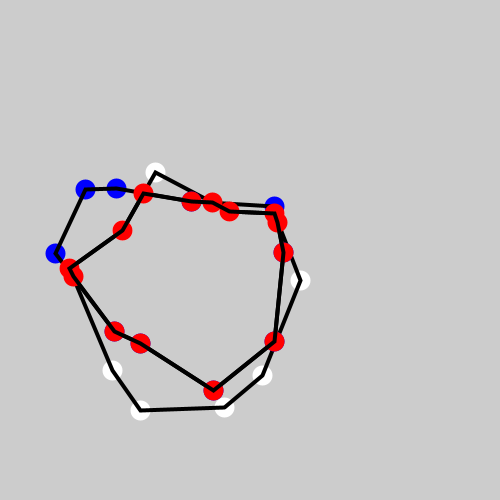
Frame 1 (no input)
Frame 60 (the mouse pressed at the canvas centre just before this capture): identical to frame 1, image omitted
Frame 120 (the mouse held since frame 60 and released just before this capture): identical to frame 1, image omitted

The Processing sketch that drew this single still picture (run headless with seeded random() and noise(); from frame 60 on, the mouse is pressed at the canvas centre):

// Processing sketch: GrainerHormannClipping
// ── GrainerHormannClipping.pde
//based on this site https://github.com/Habrador/Computational-geometry

float r;

Polygon polyA;
Polygon polyB;
PolygonClippingController polygonClipping;

void setup(){
  size(500, 500);
  polyA = new Polygon(width/5, 10, new PVector(width/2, height/2).add(PVector.random2D().mult(width/6)));
  polyB = new Polygon(width/5, 10, new PVector(width/2, height/2).add(PVector.random2D().mult(width/6)));
  polygonClipping = new PolygonClippingController(polyA, polyB);
  noFill();
  polygonClipping.show();
}

void draw(){
  
}
// ── AABB.pde
//Axis-Aligned-Bounding-Box, which is a rectangle in 2d space aligned along the x and y axis
class AABB2
{
    public float minX;
    public float maxX;
    public float minY;
    public float maxY;


    //We know the min and max values
    public AABB2(float minX, float maxX, float minY, float maxY)
    {
        this.minX = minX;
        this.maxX = maxX;
        this.minY = minY;
        this.maxY = maxY;
    }


    //We have a list with points and want to find the min and max values
    public AABB2(ArrayList<PVector> points)
    {
        PVector p1 = points.get(0);

        float minX = p1.x;
        float maxX = p1.x;
        float minY = p1.y;
        float maxY = p1.y;

        for (int i = 1; i < points.size(); i++)
        {
            PVector p = points.get(i);

            if (p.x < minX)
            {
                minX = p.x;
            }
            else if (p.x > maxX)
            {
                maxX = p.x;
            }

            if (p.y < minY)
            {
                minY = p.y;
            }
            else if (p.y > maxY)
            {
                maxY = p.y;
            }
        }

        this.minX = minX;
        this.maxX = maxX;
        this.minY = minY;
        this.maxY = maxY;
    }
}
// ── Extends.pde
void point(PVector p, color col){
  stroke(col);
  strokeWeight(20);
  point(p.x, p.y);
  strokeWeight(4);
  stroke(0);
}
// ── GreinerHormann.pde
//Can do booleanean operations on all types polygons
//From the report "Efficient clipping of arbitrary polygons"
//Assumes there are no degeneracies (each vertex of one polygon does not lie on an edge of the other polygon)
public static class GreinerHormann
{
    public static ArrayList<ArrayList<PVector>> ClipPolygons(ArrayList<PVector> polyVector2, ArrayList<PVector> clipPolyVector2, BooleanOperation booleanOperation)
    {
        ArrayList<ArrayList<PVector>> finalPoly = new ArrayList<ArrayList<PVector>>();



        //Step 0. Create the data structure needed
        ArrayList<ClipVertex> poly = InitDataStructure(polyVector2);

        ArrayList<ClipVertex> clipPoly = InitDataStructure(clipPolyVector2);



        //Step 1. Find intersection points
        //Need to test if we have found an intersection point, 
        //if none is found, the polygons dont intersect, or one polygon is inside the other
        boolean hasFoundIntersection = false;

        for (int i = 0; i < poly.size(); i++)
        {
            ClipVertex currentVertex = poly.get(i);

            //Important to use iPlusOne because poly.next may change
            int iPlusOne = MathUtility.ClampListIndex(i + 1, poly.size());

            PVector a = poly.get(i).coordinate;

            PVector b = poly.get(iPlusOne).coordinate;

            //Gizmos.DrawWireSphere(poly.get(i).coordinate, 0.02f);
            //Gizmos.DrawWireSphere(poly.get(i).next.coordinate, 0.02f);

            for (int j = 0; j < clipPoly.size(); j++)
            {
                int jPlusOne = MathUtility.ClampListIndex(j + 1, clipPoly.size());

                PVector c = clipPoly.get(j).coordinate;

                PVector d = clipPoly.get(jPlusOne).coordinate;

                //Are these lines intersecting?
                if (_Intersections.LineLine(a, b, c, d, true))
                {
                    hasFoundIntersection = true;

                    PVector intersectionPoint2D = _Intersections.GetLineLineIntersectionPoint(a, b, c, d);

                    //Vector3 intersectionPoint = new Vector3(intersectionPoint2D.x, 0f, intersectionPoint2D.y);

                    //Gizmos.color = Color.red;

                    //Gizmos.DrawWireSphere(intersectionPoint, 0.04f);

                    //We need to insert this intersection vertex into both polygons
                    //Insert into the polygon
                    ClipVertex vertexOnPolygon = InsertIntersectionVertex(a, b, intersectionPoint2D, currentVertex);

                    //Insert into the clip polygon
                    ClipVertex vertexOnClipPolygon = InsertIntersectionVertex(c, d, intersectionPoint2D, clipPoly.get(j));

                    //Also connect the intersection vertices with each other
                    vertexOnPolygon.neighbor = vertexOnClipPolygon;

                    vertexOnClipPolygon.neighbor = vertexOnPolygon;
                }
            }
        }


        //Debug in which order the vertices are in the linked ArrayList
        //InWhichOrderAreVerticesAdded(poly);

        //InWhichOrderAreVerticesAdded(clipPoly);



        //If the polygons are intersecting
        if (hasFoundIntersection)
        {
            //Step 2. Trace each polygon and mark entry and exit points to the other polygon's interior
            MarkEntryExit(poly, clipPolyVector2);

            MarkEntryExit(clipPoly, polyVector2);
            
            //Step 3. Create the desired clipped polygon
            if (booleanOperation == booleanOperation.Intersection)
            {
                //Where the two polygons intersect
                ArrayList<ClipVertex> intersectionVertices = GetClippedPolygon(poly, true);

                //println(intersectionVertices.size());

                AddPolygonToList(intersectionVertices, finalPoly, false);

                //println();
            }
            else if (booleanOperation == booleanOperation.Difference)
            {
                //Whats outside of the polygon that doesnt intersect
                ArrayList<ClipVertex> outsidePolyVertices = GetClippedPolygon(poly, false);

                AddPolygonToList(outsidePolyVertices, finalPoly, true);
            }
            else if (booleanOperation == booleanOperation.ExclusiveOr)
            {
                //Whats outside of the polygon that doesnt intersect
                ArrayList<ClipVertex> outsidePolyVertices = GetClippedPolygon(poly, false);

                AddPolygonToList(outsidePolyVertices, finalPoly, true);

                //Whats outside of the polygon that doesnt intersect
                ArrayList<ClipVertex> outsideClipPolyVertices = GetClippedPolygon(clipPoly, false);

                AddPolygonToList(outsideClipPolyVertices, finalPoly, true);
            }
            else if (booleanOperation == booleanOperation.Union)
            {
                //Where the two polygons intersect
                ArrayList<ClipVertex> intersectionVertices = GetClippedPolygon(poly, true);

                AddPolygonToList(intersectionVertices, finalPoly, false);

                //Whats outside of the polygon that doesnt intersect
                ArrayList<ClipVertex> outsidePolyVertices = GetClippedPolygon(poly, false);

                AddPolygonToList(outsidePolyVertices, finalPoly, true);

                //Whats outside of the polygon that doesnt intersect
                ArrayList<ClipVertex> outsideClipPolyVertices = GetClippedPolygon(clipPoly, false);

                AddPolygonToList(outsideClipPolyVertices, finalPoly, true);
            }

            //Where the two polygons intersect
            //ArrayList<ClipVertex> intersectionVertices = GetClippedPolygon(poly, true);
            //Whats outside of the polygon that doesnt intersect
            //These will be in clockwise order so remember to change to counter clockwise
            //ArrayList<ClipVertex> outsidePolyVertices = GetClippedPolygon(poly, false);
            //ArrayList<ClipVertex> outsideClipPolyVertices = GetClippedPolygon(clipPoly, false);
        }
        //Check if one polygon is inside the other
        else
        {
            //Is the polygon inside the clip polygon?
            //Depending on the type of booleanean operation, we might get a hole
            if (IsPolygonInsidePolygon(polyVector2, clipPolyVector2))
            {
                println("Poly is inside clip poly");
            }
            else if (IsPolygonInsidePolygon(clipPolyVector2, polyVector2))
            {
                println("Clip poly is inside poly");
            }
            else
            {
                println("Polygons are not intersecting");
            }
        }

        return finalPoly;
    }



    //We may end up with several polygons, so this will split the connected ArrayList into one ArrayList per polygon
    private static void AddPolygonToList(ArrayList<ClipVertex> verticesToAdd, ArrayList<ArrayList<PVector>> finalPoly, boolean shouldReverse)
    {
        ArrayList<PVector> thispolyList = new ArrayList<PVector>();

        finalPoly.add(thispolyList);

        for (int i = 0; i < verticesToAdd.size(); i++)
        {
            ClipVertex v = verticesToAdd.get(i);

            thispolyList.add(v.coordinate);

            //Have we found a new polygon?
            if (v.nextPoly != null)
            {
                //If we are finding the !intersection, the vertices will be clockwise
                //so we should reverse the ArrayList to make it easier to triangulate
                if (shouldReverse)
                {
                    thispolyList = reverse(thispolyList);
                }

                thispolyList = new ArrayList<PVector>();

                finalPoly.add(thispolyList);

                //println("test");
            }

            //println(v.nextPoly);
        }

        //Reverse the last ArrayList added
        if (shouldReverse)
        {
            finalPoly.set(finalPoly.size() - 1, reverse(finalPoly.get(finalPoly.size() - 1)));
        }
    }



    //Get the clipped polygons: either the intersection or the !intersection
    //We might end up with more than one polygon and they are connected via clipvertex nextpoly
    //To get the intersection, we should
    //Traverese the polygon until an intersection is encountered. Add this intersection to the clipped polygon. 
    //Traversal direction is determined by the entry/exit boolean. 
    // - If the intersection is an entry, move forward along the current polygon 
    // - If the intersection is an exit, then change polygon, proceed in the backward direction of the other polygon 
    // - Change polygon if a new intersection is found
    //If we want to the !intersection, we just travel in the reverse direction from the first intersection vertex
    private static ArrayList<ClipVertex> GetClippedPolygon(ArrayList<ClipVertex> poly, boolean getIntersectionPolygon)
    {
        ArrayList<ClipVertex> finalPolygon = new ArrayList<ClipVertex>();


        //First we have to reset in case we are repeating this method several times depending on the type of booleanean operation
        ResetVertices(poly);


        //Find the first intersection point which is always where we start
        ClipVertex thisVertex = FindFirstEntryVertex(poly);

        //Save this so we know when to stop the algortihm
        ClipVertex firstVertex = thisVertex;

        finalPolygon.add(thisVertex);

        thisVertex.isTakenByFinalPolygon = true;
        thisVertex.neighbor.isTakenByFinalPolygon = true;

        //These rows is the only part thats different if we want to get the intersection or the !intersection
        //Are needed once again if there are more than one polygon
        boolean isMovingForward = getIntersectionPolygon ? true : false;

        thisVertex = getIntersectionPolygon ? thisVertex.next : thisVertex.prev;

        int safety = 0;

        while (true)
        {
            if (thisVertex == firstVertex || (thisVertex.neighbor != null && thisVertex.neighbor == firstVertex))
            {
                //println("Found a polygon with: " + finalPolygon.size() + " vertices");

                //println("Intersection vertices: " + intersectionVertices.size());

                //Try to find the next intersection point in case we end up with more than one polygon 
                ClipVertex nextVertex = FindFirstEntryVertex(poly);

                //Stop if we are out of intersection vertices
                if (nextVertex == null)
                {
                    //println("No more polygons can be found");

                    break;
                }
                //Find an entry vertex and start over with another polygon
                else
                {
                    //println("Find another polygon");

                    //println(thisVertex.nextPoly);

                    //Need to connect the polygons
                    finalPolygon.get(finalPolygon.size() - 1).nextPoly = nextVertex;


                    //Change to a new polygon
                    thisVertex = nextVertex;

                    firstVertex = nextVertex;

                    finalPolygon.add(thisVertex);

                    thisVertex.isTakenByFinalPolygon = true;
                    thisVertex.neighbor.isTakenByFinalPolygon = true;

                    //Do we want to get the intersection or the !intersection
                    isMovingForward = getIntersectionPolygon ? true : false;

                    thisVertex = getIntersectionPolygon ? thisVertex.next : thisVertex.prev;
                }
            }


            //If this is not an intersection, then just add it
            if (!thisVertex.isIntersection)
            {
                finalPolygon.add(thisVertex);

                //And move in the direction we are moving
                thisVertex = isMovingForward ? thisVertex.next : thisVertex.prev;
            }
            else
            {
                thisVertex.isTakenByFinalPolygon = true;
                thisVertex.neighbor.isTakenByFinalPolygon = true;

                //Jump to the other polygon
                thisVertex = thisVertex.neighbor;

                finalPolygon.add(thisVertex);

                //Move forward/ back depending on if this is an entry / exit vertex and if we want to find the intersection or not
                if (getIntersectionPolygon)
                {
                    isMovingForward = thisVertex.isEntry ? true : false;

                    thisVertex = thisVertex.isEntry ? thisVertex.next : thisVertex.prev;
                }
                else
                {
                    isMovingForward = !isMovingForward;

                    thisVertex = isMovingForward ? thisVertex.next : thisVertex.prev;
                }
            }

            safety += 1;

            if (safety > 100000)
            {
                println("Endless loop when creating clipped polygon");

                //println(isMovingForward);

                break;
            }
        }


        //Debug
        //float size = 0.02f;

        //for (int i = 0; i < finalPolygon.size(); i++)
        //{
        //    int iMinusOne = MathUtility.ClampListIndex(i - 1, finalPolygon.size());

        //    Vector3 v1 = new Vector3(finalPolygon.get(i).coordinate.x, 0f, finalPolygon.get(i).coordinate.y);

        //    Vector3 v2 = new Vector3(finalPolygon[iMinusOne].coordinate.x, 0f, finalPolygon[iMinusOne].coordinate.y);

        //    Gizmos.color = Color.white;

        //    Gizmos.DrawWireSphere(v1, size);

        //    Gizmos.DrawLine(v1, v2);

        //    size += 0.005f;
        //}

        //println(finalPolygon.size());

        return finalPolygon;
    }



    //Reset vertices before we find the final polygon(s)
    private static void ResetVertices(ArrayList<ClipVertex> poly)
    {
        ClipVertex resetVertex = poly.get(0);

        int safety = 0;

        while (true)
        {
            //Reset
            resetVertex.isTakenByFinalPolygon = false;
            resetVertex.nextPoly = null;

            //Dont forget to reset the neighbor
            if (resetVertex.isIntersection)
            {
                resetVertex.neighbor.isTakenByFinalPolygon = false;
            }

            resetVertex = resetVertex.next;

            //All vertices are reset
            if (resetVertex == poly.get(0))
            {
                break;
            }

            safety += 1;

            if (safety > 100000)
            {
                println("Endless loop in reset vertices");

                break;
            }
        }
    }



    //Is a polygon One inside polygon Two?
    private static boolean IsPolygonInsidePolygon(ArrayList<PVector> polyOne, ArrayList<PVector> polyTwo)
    {
        boolean isInside = false;

        for (int i = 0; i < polyOne.size(); i++)
        {
            if (_Intersections.PointPolygon(polyTwo, polyOne.get(i)))
            {
                //Is inside if at least one point is inside the polygon. We run this method after we have tested
                //if the polygons are intersecting
                isInside = true;

                break;
            }
        }

        return isInside;
    }



    //Find the the first entry vertex in a polygon
    private static ClipVertex FindFirstEntryVertex(ArrayList<ClipVertex> poly)
    {
        ClipVertex thisVertex = poly.get(0);

        ClipVertex firstVertex = thisVertex;

        int safety = 0;

        while (true)
        {
            //Is this an available entry vertex?
            if (thisVertex.isIntersection && thisVertex.isEntry && !thisVertex.isTakenByFinalPolygon)
            {
                //We have found the first vertex
                break;
            }

            thisVertex = thisVertex.next;

            //We have travelled the entire polygon without finding an available entry vertex
            if (thisVertex == firstVertex)
            {
                thisVertex = null;

                break;
            }

            safety += 1;

            if (safety > 100000)
            {
                println("Endless loop in find first entry vertex");

                break;
            }
        }

        return thisVertex;
    }



    //Create the data structure needed
    private static ArrayList<ClipVertex> InitDataStructure(ArrayList<PVector> polyVector)
    {
        ArrayList<ClipVertex> poly = new ArrayList<ClipVertex>();

        for (int i = 0; i < polyVector.size(); i++)
        {PVector p = polyVector.get(i);
            poly.add(new ClipVertex(p));
        }

        //Connect the vertices
        for (int i = 0; i < poly.size(); i++)
        {
            int iPlusOne = MathUtility.ClampListIndex(i + 1, poly.size());
            int iMinusOne = MathUtility.ClampListIndex(i - 1, poly.size());

            poly.get(i).next = poly.get(iPlusOne);
            poly.get(i).prev = poly.get(iMinusOne);
        }

        return poly;
    }



    //Insert intersection vertex
    private static ClipVertex InsertIntersectionVertex(PVector a, PVector b, PVector intersectionPoint, ClipVertex currentVertex)
    {
        //Calculate alpha which is how far the intersection coordinate is between a and b
        //so we can insert this vertex at the correct position
        //pos = start + dir * alpha
        float alpha = pow(PVector.sub(a, intersectionPoint).mag(), 2) / pow(PVector.sub(a, b).mag(), 2);

        //println(alpha);

        //Create a new vertex
        ClipVertex intersectionVertex = new ClipVertex(intersectionPoint);

        intersectionVertex.isIntersection = true;
        intersectionVertex.alpha = alpha;

        //Now we need to insert this intersection point somewhere after currentVertex
        ClipVertex insertAfterThisVertex = currentVertex;

        int safety = 0;

        while (true)
        {
            //If the next vertex is an intersectionvertex with a higher alpha 
            //or if the next vertex is not an intersectionvertex, we cant improve, so break
            if (insertAfterThisVertex.next.alpha > alpha || !insertAfterThisVertex.next.isIntersection)
            {
                break;
            }

            insertAfterThisVertex = insertAfterThisVertex.next;

            safety += 1;

            if (safety > 100000)
            {
                println("Stuck in loop in insert intersection vertices");

                break;
            }
        }

        //Connect the vertex to the surrounding vertices
        intersectionVertex.next = insertAfterThisVertex.next;

        intersectionVertex.prev = insertAfterThisVertex;

        insertAfterThisVertex.next.prev = intersectionVertex;

        insertAfterThisVertex.next = intersectionVertex;

        return intersectionVertex;
    }



    //Mark entry exit points
    private static void MarkEntryExit(ArrayList<ClipVertex> poly, ArrayList<PVector> clipPolyVector)
    {
        //First see if the first vertex starts inside or outside (we can use the original ArrayList)
        boolean isInside = _Intersections.PointPolygon(clipPolyVector, poly.get(0).coordinate);

        //println(isInside);

        ClipVertex currentVertex = poly.get(0);

        ClipVertex firstVertex = currentVertex;

        int safety = 0;

        while (true)
        {
            if (currentVertex.isIntersection)
            {
                //If we were outside, this is an entry
                currentVertex.isEntry = isInside ? false : true;

                //Now we know we are either inside or outside
                isInside = !isInside;
            }

            currentVertex = currentVertex.next;

            //We have travelled around the entire polygon
            if (currentVertex == firstVertex)
            {
                break;
            }

            safety += 1;

            if (safety > 100000)
            {
                println("Endless loop in mark entry exit");

                break;
            }
        }
    }

    private static void InWhichOrderAreVerticesAdded(ArrayList<ClipVertex> polyList)
    {
        ClipVertex thisVertex = polyList.get(0);

        float size = 0.01f;

        int safety = 0;

        while (true)
        {

            //Gizmos.DrawWireSphere(new Vector3(thisVertex.coordinate.x, 0f, thisVertex.coordinate.y), size);

            size += 0.01f;

            thisVertex = thisVertex.next;

            //We are back at the first vertex
            if (thisVertex == polyList.get(0))
            {
                break;
            }

            safety += 1;

            if (safety > 100000)
            {
                println("Endless loop in debug in which orders are vertices added");

                break;
            }
        }
    }
    
    public static ArrayList<PVector> reverse(ArrayList<PVector> target){
      ArrayList<PVector> result = new ArrayList<PVector>();
      for(int i = 0; i < target.size(); i++){
        result.add(target.get(target.size()-i-1));
      }
      return result;
    }
}
// ── Intersection.pde
//Help enum, to make it easier to deal with three cases: intersecting inside, intersecting on edge, not intersecting 
//If we have two cases we can just return a boolean
public enum IntersectionCases
{
    IsInside,
    IsOnEdge,
    NoIntersection
}

public static class _Intersections
{
    //
    // Are two lines intersecting?
    //
    //http://thirdpartyninjas.com/blog/2008/10/07/line-segment-intersection/
    //Notice that there are more than one way to test if two line segments are intersecting
    //but this is the fastest according to https://www.habrador.com/tutorials/math/5-line-line-intersection/
    public static boolean LineLine(PVector l1_p1, PVector l1_p2, PVector l2_p1, PVector l2_p2, boolean shouldIncludeEndPoints)
    {
        //To avoid floating point precision issues we can use a small value
        float epsilon = EPSILON;

        boolean isIntersecting = false;

        float denominator = (l2_p2.y - l2_p1.y) * (l1_p2.x - l1_p1.x) - (l2_p2.x - l2_p1.x) * (l1_p2.y - l1_p1.y);

        //Make sure the denominator is > 0, if so the lines are parallel
        if (denominator != 0f)
        {
            float u_a = ((l2_p2.x - l2_p1.x) * (l1_p1.y - l2_p1.y) - (l2_p2.y - l2_p1.y) * (l1_p1.x - l2_p1.x)) / denominator;
            float u_b = ((l1_p2.x - l1_p1.x) * (l1_p1.y - l2_p1.y) - (l1_p2.y - l1_p1.y) * (l1_p1.x - l2_p1.x)) / denominator;

            //Are the line segments intersecting if the end points are the same
            if (shouldIncludeEndPoints)
            {
                //Is intersecting if u_a and u_b are between 0 and 1 or exactly 0 or 1
                if (u_a >= 0f + epsilon && u_a <= 1f - epsilon && u_b >= 0f + epsilon && u_b <= 1f - epsilon)
                {
                    isIntersecting = true;
                }
            }
            else
            {
                //Is intersecting if u_a and u_b are between 0 and 1
                if (u_a > 0f + epsilon && u_a < 1f - epsilon && u_b > 0f + epsilon && u_b < 1f - epsilon)
                {
                    isIntersecting = true;
                }
            }

        }

        return isIntersecting;
    }



    //Whats the coordinate of an intersection point between two lines in 2d space if we know they are intersecting
    //http://thirdpartyninjas.com/blog/2008/10/07/line-segment-intersection/
    public static PVector GetLineLineIntersectionPoint(PVector l1_p1, PVector l1_p2, PVector l2_p1, PVector l2_p2)
    {
        float denominator = (l2_p2.y - l2_p1.y) * (l1_p2.x - l1_p1.x) - (l2_p2.x - l2_p1.x) * (l1_p2.y - l1_p1.y);

        float u_a = ((l2_p2.x - l2_p1.x) * (l1_p1.y - l2_p1.y) - (l2_p2.y - l2_p1.y) * (l1_p1.x - l2_p1.x)) / denominator;

        PVector intersectionPoint = PVector.add(l1_p1, PVector.mult((PVector.sub(l1_p2, l1_p1)), u_a));

        return intersectionPoint;
    }
    
     //
    // Is a point intersecting with a polygon?
    //
    //The list describing the polygon has to be sorted either clockwise or counter-clockwise because we have to identify its edges
    //TODO: May sometimes fail because of floating point precision issues
    public static boolean PointPolygon(ArrayList<PVector> polygonPoints, PVector point)
    {
    //Step 1. Find a point outside of the polygon
    //Pick a point with a x position larger than the polygons max x position, which is always outside
    PVector maxXPosVertex = polygonPoints.get(0);

    for (int i = 1; i < polygonPoints.size(); i++)
    {
        if (polygonPoints.get(i).x > maxXPosVertex.x)
        {
            maxXPosVertex = polygonPoints.get(i);
        }
    }

    //The point should be outside so just pick a number to move it outside
    //Should also move it up a little to minimize floating point precision issues
    //This is where it fails if this line is exactly on a vertex
    PVector pointOutside = PVector.add(maxXPosVertex, new PVector(1f, 0.01f));


    //Step 2. Create an edge between the point we want to test with the point thats outside
    PVector l1_p1 = point;
    PVector l1_p2 = pointOutside;

    //Debug.DrawLine(l1_p1.XYZ(), l1_p2.XYZ());


    //Step 3. Find out how many edges of the polygon this edge is intersecting with
    int numberOfIntersections = 0;

    for (int i = 0; i < polygonPoints.size(); i++)
    {
        //Line 2
        PVector l2_p1 = polygonPoints.get(i);

        int iPlusOne = MathUtility.ClampListIndex(i + 1, polygonPoints.size());

        PVector l2_p2 = polygonPoints.get(iPlusOne);

        //Are the lines intersecting?
        if (_Intersections.LineLine(l1_p1, l1_p2, l2_p1, l2_p2, true))
        {
            numberOfIntersections += 1;
        }
    }


    //Step 4. Is the point inside or outside?
    boolean isInside = true;

    //The point is outside the polygon if number of intersections is even or 0
    if (numberOfIntersections == 0 || numberOfIntersections % 2 == 0)
    {
        isInside = false;
    }

    return isInside;
    }
}
// ── Polygon.pde
class Polygon{
  ArrayList<PVector> vertices = new ArrayList<PVector>();
  
  Polygon(ArrayList<PVector> vertices){
    this.vertices = vertices;
  }
  
  Polygon(float r, int res, PVector o){//for demo
    for(int i = 0; i < res; i++){
      float theta = map(i, 0, res, 0, TWO_PI);
      PVector base = PVector.fromAngle(theta).mult(r).add(o);//point on circle
      PVector std = PVector.random2D().mult(r/4);
      vertices.add(base.add(std));
    }
  }
  
  void show(color col){
    beginShape();
    for(PVector v : vertices){
      vertex(v.x, v.y);
      point(v, col);
    }
    endShape(CLOSE);
  }
}
// ── PolygonCliping.pde
class PolygonClippingController
{
    Polygon polyA;
    Polygon polyB;
    
    PolygonClippingController(Polygon polyA, Polygon polyB){
      this.polyA = polyA;
      this.polyB = polyB;
    }
    
    void show()
    {
        //Display the original polygons
        polyA.show(color(255));
        polyB.show(color(0, 0, 255));

        ArrayList<PVector> poly = polyB.vertices;
        ArrayList<PVector> clipPoly = polyA.vertices;

        //Clipping algortihms
        //Algortihm 1.Sutherland-Hodgman will return the intersection of the polygons
        //Requires that the clipping polygon (the polygon we want to remove from the other polygon) is convex
        //TestSutherlandHodgman(poly, clipPoly);



        //Alorithm 2. Greiner-Hormann. Can do all boolean operations on all types of polygons
        //but fails when a vertex is on the other polygon's edge
        TestGreinerHormann(poly, clipPoly);
    }

    void TestGreinerHormann(ArrayList<PVector> poly, ArrayList<PVector> clipPoly)
    {
        //Normalize to range 0-1
        //We have to use all data to normalize
        ArrayList<PVector> allPoints = new ArrayList<PVector>();
        allPoints.addAll(poly);
        allPoints.addAll(clipPoly);

        AABB2 normalizingBox = new AABB2(allPoints);

        float dMax = HelpMethods.CalculateDMax(normalizingBox);

        ArrayList<PVector> poly_normalized = HelpMethods.Normalize(poly, normalizingBox, dMax);

        ArrayList<PVector> clipPoly_normalized = HelpMethods.Normalize(clipPoly, normalizingBox, dMax);



        //In this case we can get back multiple parts of the polygon because one of the 
        //polygons doesnt have to be convex
        //If you pick boolean operation: intersection you should get the same result as with the Sutherland-Hodgman
        ArrayList<ArrayList<PVector>> finalPolygon = GreinerHormann.ClipPolygons(poly_normalized, clipPoly_normalized, BooleanOperation.Intersection);

        println("Total polygons: " + finalPolygon.size());

        for (int i = 0; i < finalPolygon.size(); i++)
        {
            ArrayList<PVector> thisPolygon_normalized = finalPolygon.get(i);

            println("Vertices in this polygon: " + thisPolygon_normalized.size());

            //Unnormalized
            ArrayList<PVector> thisPolygon = HelpMethods.UnNormalize(thisPolygon_normalized, normalizingBox, dMax);
            
            //Display
            new Polygon(thisPolygon).show(color(255, 0, 0));
        }
    }
}
// ── Utils.pde
//Standardized methods that are the same for all
public static class HelpMethods
{
    //
    // Normalize points to the range (0 -> 1)
    //
    //From "A fast algorithm for constructing Delaunay triangulations in the plane" by Sloan
    //boundingBox is the rectangle that covers all original points before normalization
    public static float CalculateDMax(AABB2 boundingBox)
    {
        float dMax = max(boundingBox.maxX - boundingBox.minX, boundingBox.maxY - boundingBox.minY);

        return dMax;
    }


    //Normalize stuff

    //MyVector2
    public static PVector Normalize(PVector point, AABB2 boundingBox, float dMax)
    {
        float x = (point.x - boundingBox.minX) / dMax;
        float y = (point.y - boundingBox.minY) / dMax;

        PVector pNormalized = new PVector(x, y);

        return pNormalized;
    }

    //List<MyVector2>
    public static ArrayList<PVector> Normalize(ArrayList<PVector> points, AABB2 boundingBox, float dMax)
    {
        ArrayList<PVector> normalizedPoints = new ArrayList<PVector>();

        for (PVector p : points)
        {
            normalizedPoints.add(Normalize(p, boundingBox, dMax));
        }

        return normalizedPoints;
    }

    //UnNormalize different stuff

    //MyVector2
    public static PVector UnNormalize(PVector point, AABB2 boundingBox, float dMax)
    {
        float x = (point.x * dMax) + boundingBox.minX;
        float y = (point.y * dMax) + boundingBox.minY;

        PVector pUnNormalized = new PVector(x, y);

        return pUnNormalized;
    }

    //List<MyVector2>
    public static ArrayList<PVector> UnNormalize(ArrayList<PVector> normalized, AABB2 aabb, float dMax)
    {
        ArrayList<PVector> unNormalized = new ArrayList<PVector>();

        for (PVector p : normalized)
        {
            PVector pUnNormalized = UnNormalize(p, aabb, dMax);

            unNormalized.add(pUnNormalized);
        }

        return unNormalized;
    }
}

public static class MathUtility
{
  //Test if a float is the same as another float
  public static boolean AreFloatsEqual(float a, float b)
  {
      float diff = a - b;

      float e = EPSILON;

      if (diff < e && diff > -e)
      {
          return true;
      }
      else
      {
          return false;
      }
  }



  //Remap value from range 1 to range 2
  public static float Remap(float value, float r1_low, float r1_high, float r2_low, float r2_high)
  {
      float remappedValue = r2_low + (value - r1_low) * ((r2_high - r2_low) / (r1_high - r1_low));

      return remappedValue;
  }



  //Clamp list indices
  //Will even work if index is larger/smaller than listSize, so can loop multiple times
  public static int ClampListIndex(int index, int listSize)
  {
      index = ((index % listSize) + listSize) % listSize;

      return index;
  }



  // Returns the determinant of the 2x2 matrix defined as
  // | x1 x2 |
  // | y1 y2 |
  public static float Det2(float x1, float x2, float y1, float y2)
  {
      return (x1 * y2 - y1 * x2);
  }

  //Add value to average
  //http://www.bennadel.com/blog/1627-create-a-running-average-without-storing-individual-values.htm
  //count - how many values does the average consist of
  public static float AddValueToAverage(float oldAverage, float valueToAdd, float count)
  {
      float newAverage = ((oldAverage * count) + valueToAdd) / (count + 1f);

      return newAverage;
  }



  //Round a value to nearest int value determined by stepValue
  //So if stepValue is 5, we round 11 to 10 because we want to go in steps of 5
  //such as 0, 5, 10, 15
  public static int RoundValue(float value, float stepValue)
  {
      int roundedValue = (int)(round(value / stepValue) * stepValue);

      return roundedValue;
  }
}

enum BooleanOperation { Intersection, Difference, ExclusiveOr, Union }
// ── Vertex.pde
//Same structure as in the report
//Should maybe extend from Vertex class?
public static class ClipVertex
{
    public PVector coordinate;

    //Next and previous vertex in the chain that will form a polygon if we walk around it
    public ClipVertex next;
    public ClipVertex prev;

    //We may end up with more than one polygon, and this means we jump to that polygon from this polygon
    public ClipVertex nextPoly;

    //True if this is an intersection vertex
    public boolean isIntersection = false;

    //Is an intersect an entry to a neighbor polygon, otherwise its an exit from a polygon
    public boolean isEntry;

    //If this is an intersection vertex, then this is the same intersection vertex but on the other polygon
    public ClipVertex neighbor;

    //HIf this is an intersection vertex, this is how far is is between two vertices that are not intersecting
    public float alpha = 0f;

    //Is this vertex taken by the final polygon, which is more efficient than removing from a ArrayList
    //when we create the final polygon
    public boolean isTakenByFinalPolygon;

    ClipVertex(PVector coordinate)
    {
        this.coordinate = coordinate;
    }
}
